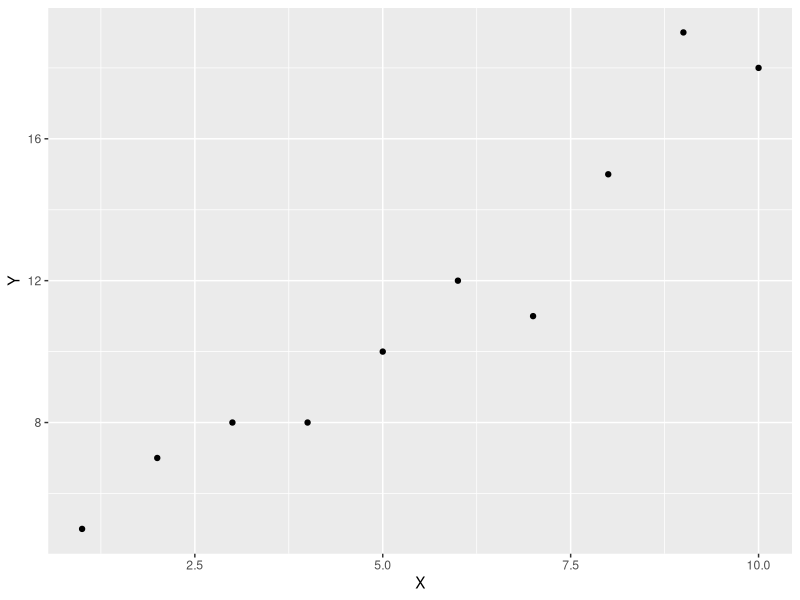
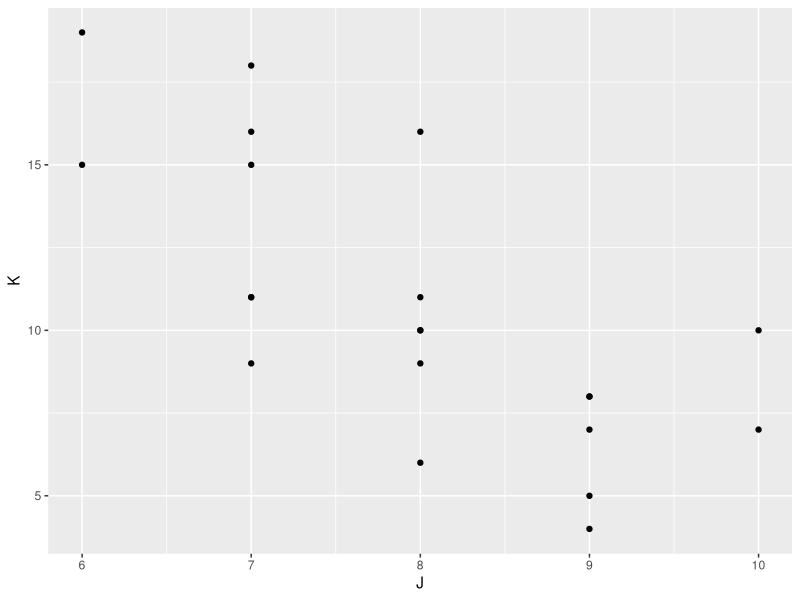

These charts were generated, in order, by the following R code:
## ---- chunk 1
knitr::opts_chunk$set(echo = TRUE)
library(tidyverse)
## ---- chunk 2
# Importing data into R
X <- c(1, 2, 3, 4, 5, 6, 7, 8, 9, 10)
Y <- c(5, 7, 8, 8, 10, 12, 11, 15, 19, 18)
J <- c(7, 7, 7, 8, 8, 7, 8, 8, 7, 6, 9, 9, 8, 9, 7, 8, 9, 6, 10, 10, 9)
K <- c(18, 16, 15, 16, 10, 11, 11, 9, 11, 19, 8, 8, 6, 4, 9, 10, 7, 15, 10, 7, 5)

## ---- chunk 3
(varX <- sum((X - mean(X)) ^2 ) / 9)

(varY <- sum((Y - mean(Y)) ^ 2) / 9)

(covXY <- sum((X - mean(X)) * (Y - mean(Y))) / 9)

(varJ <- sum((J - mean(J)) ^ 2) / 20)

(varK <- sum((K - mean(K)) ^ 2) / 20)

(covJK <- sum((J - mean(J)) * (K - mean(K))) / 20)

## ---- chunk 4
# Scatterplot for X and Y
XY <- data.frame(X, Y)
ggplot(XY, aes(x = X, y = Y)) +
  geom_point()
## ---- chunk 5
# Scatterplot for J and K
JK <- data.frame(J, K)
ggplot(JK, aes(x = J, y = K)) +
  geom_point()
